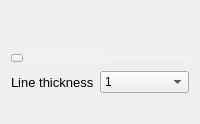
                <widget class="QWidget" name="wNoise" native="true">
                 <layout class="QVBoxLayout" name="verticalLayout_9">
                  <item>
                   <spacer name="verticalSpacer_2">
                    <property name="orientation">
                     <enum>Qt::Vertical</enum>
                    </property>
                    <property name="sizeHint" stdset="0">
                     <size>
                      <width>20</width>
                      <height>40</height>
                     </size>
                    </property>
                   </spacer>
                  </item>
                  <item>
                   <layout class="QHBoxLayout" name="horizontalLayout_8">
                    <property name="spacing">
                     <number>0</number>
                    </property>
                    <property name="topMargin">
                     <number>0</number>
                    </property>
                    <item>
                     <widget class="QPushButton" name="btnNoiseCollapse">
                      <property name="styleSheet">
                       <string notr="true">QPushButton {
                        max-height: 6px;
                        max-width: 10px;
                        border-image: url(:/icons/sba_cmb_box_arrow.svg);
                        }

                        QPushButton:checked
                        {
                        max-height: 10px;
                        max-width:  6px;
                        border-image: url(:/icons/sba_cmb_box_arrow_right.svg);
                        }



                       </string>
                      </property>
                      <property name="text">
                       <string/>
                      </property>
                      <property name="checkable">
                       <bool>true</bool>
                      </property>
                      <property name="checked">
                       <bool>false</bool>
                      </property>
                     </widget>
                    </item>
                    <item>
                     <widget class="QLabel" name="lblNoise">
                      <property name="sizePolicy">
                       <sizepolicy hsizetype="Preferred" vsizetype="Preferred">
                        <horstretch>0</horstretch>
                        <verstretch>0</verstretch>
                       </sizepolicy>
                      </property>
                      <property name="styleSheet">
                       <string notr="true">  QLabel {
                        font-size: 12px;
                        color: rgba(255, 255, 255, 70);
                        }</string>
                      </property>
                      <property name="text">
                       <string>APPEARANCE </string>
                      </property>
                     </widget>
                    </item>
                    <item>
                     <widget class="Line" name="line">
                      <property name="sizePolicy">
                       <sizepolicy hsizetype="Expanding" vsizetype="Fixed">
                        <horstretch>0</horstretch>
                        <verstretch>0</verstretch>
                       </sizepolicy>
                      </property>
                      <property name="minimumSize">
                       <size>
                        <width>0</width>
                        <height>1</height>
                       </size>
                      </property>
                      <property name="maximumSize">
                       <size>
                        <width>16777215</width>
                        <height>1</height>
                       </size>
                      </property>
                      <property name="styleSheet">
                       <string notr="true">border: 1px solid rgba(255, 255, 255, 70);</string>
                      </property>
                      <property name="orientation">
                       <enum>Qt::Horizontal</enum>
                      </property>
                     </widget>
                    </item>
                   </layout>
                  </item>
                  <item>
                   <layout class="QHBoxLayout" name="horizontalLayout_13">
                    <property name="spacing">
                     <number>0</number>
                    </property>
                    <property name="bottomMargin">
                     <number>0</number>
                    </property>
                    <item>
                     <layout class="QVBoxLayout" name="verticalLayout_12">
                      <property name="spacing">
                       <number>0</number>
                      </property>
                      <property name="rightMargin">
                       <number>0</number>
                      </property>
                      <property name="bottomMargin">
                       <number>0</number>
                      </property>
                      <item>
                       <widget class="QLabel" name="label_10">
                        <property name="styleSheet">
                         <string notr="true">font-size: 13px;</string>
                        </property>
                        <property name="text">
                         <string>Line thickness</string>
                        </property>
                       </widget>
                      </item>
                     </layout>
                    </item>
                    <item>
                     <widget class="QComboBox" name="cbLineThickness">
                      <property name="minimumSize">
                       <size>
                        <width>0</width>
                        <height>0</height>
                       </size>
                      </property>
                      <property name="currentIndex">
                       <number>1</number>
                      </property>
                      <item>
                       <property name="text">
                        <string>0.5</string>
                       </property>
                      </item>
                      <item>
                       <property name="text">
                        <string>1</string>
                       </property>
                      </item>
                      <item>
                       <property name="text">
                        <string>1.5</string>
                       </property>
                      </item>
                      <item>
                       <property name="text">
                        <string>2</string>
                       </property>
                      </item>
                      <item>
                       <property name="text">
                        <string>2.5</string>
                       </property>
                      </item>
                      <item>
                       <property name="text">
                        <string>3</string>
                       </property>
                      </item>
                      <item>
                       <property name="text">
                        <string>3.5</string>
                       </property>
                      </item>
                      <item>
                       <property name="text">
                        <string>4</string>
                       </property>
                      </item>
                      <item>
                       <property name="text">
                        <string>4.5</string>
                       </property>
                      </item>
                      <item>
                       <property name="text">
                        <string>5</string>
                       </property>
                      </item>
                     </widget>
                    </item>
                   </layout>
                  </item>
                  <item>
                   <layout class="QHBoxLayout" name="horizontalLayout_5">
                    <property name="topMargin">
                     <number>0</number>
                    </property>
                    <item>
                     <spacer name="horizontalSpacer">
                      <property name="orientation">
                       <enum>Qt::Horizontal</enum>
                      </property>
                      <property name="sizeHint" stdset="0">
                       <size>
                        <width>40</width>
                        <height>20</height>
                       </size>
                      </property>
                     </spacer>
                    </item>
                   </layout>
                  </item>
                 </layout>
                </widget>
